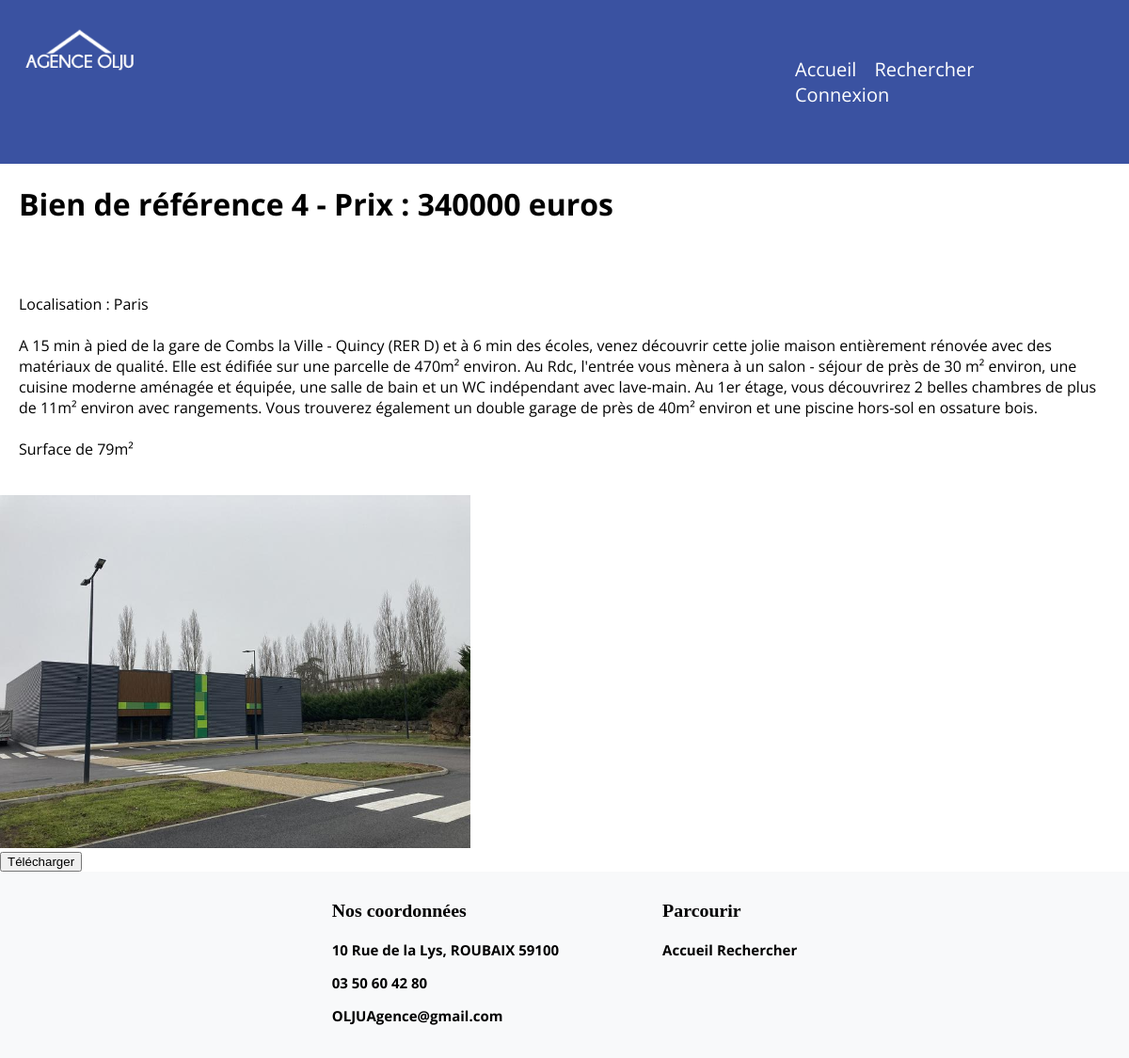
Screenshot of /vuescontroleurs/affichageUnBien.php?ref=4 with the database file from the repository.
### tables this page shows
CREATE TABLE IF NOT EXISTS `biens` (
  `ref` int(7) NOT NULL AUTO_INCREMENT,
  `descrip` text NOT NULL,
  `prix` int(11) NOT NULL,
  `surface` int(11) DEFAULT NULL,
  `type` int(11) NOT NULL,
  `ville` varchar(20) NOT NULL,
  `nbPiece` int(11) DEFAULT NULL,
  `jardin` int(11) NOT NULL,
  PRIMARY KEY (`ref`),
  KEY `fbien` (`type`)
);

CREATE TABLE IF NOT EXISTS `image` (
  `id` int(11) NOT NULL AUTO_INCREMENT,
  `nom` varchar(20) NOT NULL,
  `chemin` varchar(70) NOT NULL,
  `idbien` int(11) NOT NULL,
  PRIMARY KEY (`id`),
  KEY `ce_image_biens` (`idbien`)
);

### modeles/mesFonctionsAccesBDD.php (called while the page is built, shortened)
<?php
function affichageUnBien($ObjConnexion, $ref_bien) {
    $pdoState = $ObjConnexion->prepare("SELECT * From biens where ref=:laref");
    $bv1 = $pdoState->bindValue(':laref', $ref_bien);
    $execution = $pdoState->execute();
    $resultatRequete = $pdoState->fetch();
    return $resultatRequete;
}
function getImage($ObjConnexion, $id) {
    $requete = $ObjConnexion->prepare("select * from image where idBien=:id");
    $bv = $requete->bindValue(':id', $id);
    $execution = $requete->execute();
    $resultat = $requete->fetchAll();
    return $resultat;
}

### vuescontroleurs/affichageUnBien.php (the view)
<?php
include_once '../modeles/mesFonctionsAccesBDD.php';
$lePDO = connexionBDD();
$ref_bien = $_GET['ref'];
$affich = affichageUnBien($lePDO, $ref_bien);
$image = getImage($lePDO, $ref_bien);
include_once '../inc/entete.inc';
echo ' <div id="printable">';
echo '<h1 class = "visuBien">Bien de référence ' . $affich['ref'] . ' -  Prix : ' . $affich['prix'] . ' euros </h1><br/><br/>';
echo '<p class = "visuBien">Localisation : ' . $affich['ville'] . '<br/><br/>';
echo $affich['descrip'] . '<br/><br/>';
echo 'Surface de ' . $affich['surface'] . 'm²' . '<br/><br/></p>';
echo '<img src="../' . $image[0]['chemin'] . '" title ="bien n°' . $image[0]['nom'] . '" width=500px/>';
echo '</div>';
echo '  <button onClick="printToPDF()">Télécharger </button>';
include_once '../inc/piedDePage.inc';

### css/style.css (style rules this page uses)
body { position: relative; margin : 0; padding : 0; }
h1, p, a { font-family: 'Open Sans', sans-serif; }
h1.visuBien, p.visuBien { padding-left : 20px; padding-right: 20px; }

### rows the page displays
biens: ref "4", prix "340000", ville "Paris", descrip "A 15 min à pied de la gare de Combs la Ville - Quincy (RER D) et à 6 min des écoles, venez découvrir cette jolie maison entièrement rénovée avec des matériaux de qualité. Elle est édifiée sur une parcelle de 470m² environ. Au Rdc, l'entrée vous mènera à un salon - séjour de près de 30 m² environ, une cuisine moderne aménagée et équipée, une salle de bain et un WC indépendant avec lave-main. Au 1er étage, vous découvrirez 2 belles chambres de plus de 11m² environ avec rangements. Vous trouverez également un double garage de près de 40m² environ et une piscine hors-sol en ossature bois.", surface "79"
image: chemin+nom (picture)
